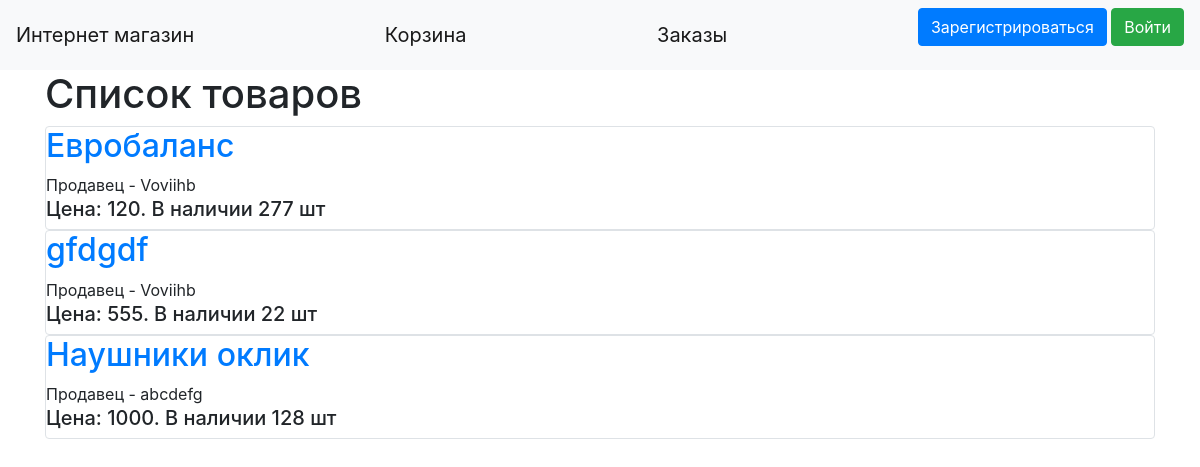
The app's page /main with its own data.
### data/products.py (models this page shows, shortened)
class Products(SqlAlchemyBase):
    __tablename__ = 'products'
    id = sqlalchemy.Column(sqlalchemy.Integer, primary_key=True, autoincrement=True)
    title = sqlalchemy.Column(sqlalchemy.String, nullable=True)
    quantity = sqlalchemy.Column(sqlalchemy.Integer, nullable=True)
    price = sqlalchemy.Column(sqlalchemy.Integer, nullable=True)
    description = sqlalchemy.Column(sqlalchemy.String, nullable=True)
    category = sqlalchemy.Column(sqlalchemy.String, nullable=True)
    user_id = sqlalchemy.Column(sqlalchemy.Integer, sqlalchemy.ForeignKey("users.id"))
    user = orm.relationship('User', foreign_keys="Products.user_id", backref="products")

### data/users.py (models this page shows, shortened)
class User(SqlAlchemyBase, UserMixin):
    __tablename__ = 'users'
    id = sqlalchemy.Column(sqlalchemy.Integer, primary_key=True, autoincrement=True)
    name = sqlalchemy.Column(sqlalchemy.String, nullable=True)
    about = sqlalchemy.Column(sqlalchemy.String, nullable=True)
    email = sqlalchemy.Column(sqlalchemy.String, index=True, unique=True, nullable=True)
    role = sqlalchemy.Column(sqlalchemy.Integer)
    hashed_password = sqlalchemy.Column(sqlalchemy.String, nullable=True)
    cart = sqlalchemy.Column(sqlalchemy.String, default="{}")
    balance = sqlalchemy.Column(sqlalchemy.Integer, default=0)
    created_date = sqlalchemy.Column(sqlalchemy.DateTime, default=datetime.datetime.now)

### main.py (the view)
@app.route("/")
@app.route("/main")
def index():
    db_sess = db_session.create_session()
    products = db_sess.query(Products)
    return render_template("index.html", products=products)

### data/db_session.py (called while the page is built)
def create_session() -> Session:
    global __factory
    return __factory()

### templates/index.html (shortened to what this page needs)
{% extends "base.html" %}
{% block content %}
    <h1>Список товаров</h1>
    {% for item in products %}
        <div class="col-md6 border rounded">
            <h2><a href="/product/{{item.id}}">{{item.title}}</a></h2>
            <div>
                Продавец - {{ item.user.name }}
            </div>
            <div>
                <h5>Цена: {{ item.price }}. В наличии {{ item.quantity }} шт</h5>
            </div>
        </div>
    {% endfor %}
{% endblock %}

### records on screen
Products: title "Евробаланс", user.name "Voviihb", price "120", quantity "277"
Products: title "gfdgdf", user.name "Voviihb", price "555", quantity "22"
Products: title "Наушники оклик", user.name "abcdefg", price "1000", quantity "128"
